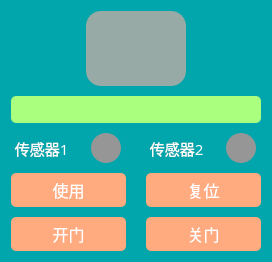
<?xml version="1.0" encoding="UTF-8"?>
<ui version="4.0">
 <class>doorItem</class>
 <widget class="QWidget" name="doorItem">
  <property name="geometry">
   <rect>
    <x>0</x>
    <y>0</y>
    <width>272</width>
    <height>262</height>
   </rect>
  </property>
  <property name="minimumSize">
   <size>
    <width>260</width>
    <height>260</height>
   </size>
  </property>
  <property name="maximumSize">
   <size>
    <width>272</width>
    <height>262</height>
   </size>
  </property>
  <property name="windowTitle">
   <string>Form</string>
  </property>
  <property name="styleSheet">
   <string notr="true">color: white;  
border: 2px groove gray;
border-radius:15px;border:none;
background-color: rgb(0, 166, 172);</string>
  </property>
  <layout class="QGridLayout" name="gridLayout">
   <item row="0" column="0">
    <layout class="QVBoxLayout" name="verticalLayout" stretch="3,1,1,1,1">
     <property name="spacing">
      <number>10</number>
     </property>
     <item>
      <layout class="QHBoxLayout" name="horizontalLayout">
       <item>
        <spacer name="horizontalSpacer">
         <property name="orientation">
          <enum>Qt::Horizontal</enum>
         </property>
         <property name="sizeHint" stdset="0">
          <size>
           <width>40</width>
           <height>20</height>
          </size>
         </property>
        </spacer>
       </item>
       <item>
        <widget class="QLabel" name="cageId">
         <property name="minimumSize">
          <size>
           <width>100</width>
           <height>70</height>
          </size>
         </property>
         <property name="maximumSize">
          <size>
           <width>100</width>
           <height>126</height>
          </size>
         </property>
         <property name="font">
          <font>
           <family>等线</family>
          </font>
         </property>
         <property name="styleSheet">
          <string notr="true">background-color: rgb(151, 170, 166);</string>
         </property>
         <property name="text">
          <string/>
         </property>
         <property name="scaledContents">
          <bool>true</bool>
         </property>
         <property name="alignment">
          <set>Qt::AlignCenter</set>
         </property>
        </widget>
       </item>
       <item>
        <spacer name="horizontalSpacer_2">
         <property name="orientation">
          <enum>Qt::Horizontal</enum>
         </property>
         <property name="sizeHint" stdset="0">
          <size>
           <width>40</width>
           <height>20</height>
          </size>
         </property>
        </spacer>
       </item>
      </layout>
     </item>
     <item>
      <widget class="QLabel" name="label_Info">
       <property name="maximumSize">
        <size>
         <width>16777215</width>
         <height>16777215</height>
        </size>
       </property>
       <property name="font">
        <font>
         <family>等线</family>
         <pointsize>15</pointsize>
        </font>
       </property>
       <property name="styleSheet">
        <string notr="true">border-radius:5px;background-color: rgb(170, 255, 127);
</string>
       </property>
       <property name="text">
        <string/>
       </property>
       <property name="alignment">
        <set>Qt::AlignCenter</set>
       </property>
      </widget>
     </item>
     <item>
      <layout class="QHBoxLayout" name="horizontalLayout_16" stretch="1,1">
       <property name="spacing">
        <number>20</number>
       </property>
       <item>
        <layout class="QHBoxLayout" name="horizontalLayout_19">
         <property name="rightMargin">
          <number>5</number>
         </property>
         <item>
          <widget class="QLabel" name="label_22">
           <property name="minimumSize">
            <size>
             <width>70</width>
             <height>0</height>
            </size>
           </property>
           <property name="font">
            <font>
             <family>等线</family>
             <pointsize>11</pointsize>
            </font>
           </property>
           <property name="styleSheet">
            <string notr="true"/>
           </property>
           <property name="text">
            <string> 传感器1</string>
           </property>
          </widget>
         </item>
         <item>
          <widget class="QLabel" name="sensor_1">
           <property name="minimumSize">
            <size>
             <width>30</width>
             <height>30</height>
            </size>
           </property>
           <property name="maximumSize">
            <size>
             <width>30</width>
             <height>30</height>
            </size>
           </property>
           <property name="font">
            <font>
             <family>等线</family>
             <pointsize>12</pointsize>
            </font>
           </property>
           <property name="styleSheet">
            <string notr="true">background-color: rgb(150, 150, 150);
border-radius:15px;padding:15px 30px;</string>
           </property>
           <property name="text">
            <string/>
           </property>
           <property name="alignment">
            <set>Qt::AlignCenter</set>
           </property>
          </widget>
         </item>
        </layout>
       </item>
       <item>
        <layout class="QHBoxLayout" name="horizontalLayout_28">
         <property name="rightMargin">
          <number>5</number>
         </property>
         <item>
          <widget class="QLabel" name="label_24">
           <property name="minimumSize">
            <size>
             <width>70</width>
             <height>0</height>
            </size>
           </property>
           <property name="font">
            <font>
             <family>等线</family>
             <pointsize>11</pointsize>
            </font>
           </property>
           <property name="styleSheet">
            <string notr="true"/>
           </property>
           <property name="text">
            <string> 传感器2</string>
           </property>
          </widget>
         </item>
         <item>
          <widget class="QLabel" name="sensor_2">
           <property name="minimumSize">
            <size>
             <width>30</width>
             <height>30</height>
            </size>
           </property>
           <property name="maximumSize">
            <size>
             <width>30</width>
             <height>30</height>
            </size>
           </property>
           <property name="font">
            <font>
             <family>等线</family>
             <pointsize>12</pointsize>
            </font>
           </property>
           <property name="styleSheet">
            <string notr="true">background-color: rgb(150, 150, 150);
border-radius:15px;padding:15px 30px;</string>
           </property>
           <property name="text">
            <string/>
           </property>
           <property name="alignment">
            <set>Qt::AlignCenter</set>
           </property>
          </widget>
         </item>
        </layout>
       </item>
      </layout>
     </item>
     <item>
      <layout class="QHBoxLayout" name="horizontalLayout_30" stretch="1,1">
       <property name="spacing">
        <number>20</number>
       </property>
       <item>
        <widget class="QPushButton" name="enable_Button">
         <property name="font">
          <font>
           <family>等线</family>
           <pointsize>12</pointsize>
          </font>
         </property>
         <property name="styleSheet">
          <string notr="true">background-color: rgb(255, 170, 127);
border-radius:5px;padding:5px 10px;</string>
         </property>
         <property name="text">
          <string>使用</string>
         </property>
        </widget>
       </item>
       <item>
        <widget class="QPushButton" name="reset_Button">
         <property name="font">
          <font>
           <family>等线</family>
           <pointsize>12</pointsize>
          </font>
         </property>
         <property name="styleSheet">
          <string notr="true">background-color: rgb(92, 122, 41);
background-color: rgb(255, 170, 127);
border-radius:5px;padding:5px 10px;</string>
         </property>
         <property name="text">
          <string>复位</string>
         </property>
        </widget>
       </item>
      </layout>
     </item>
     <item>
      <layout class="QHBoxLayout" name="horizontalLayout_29" stretch="1,1">
       <property name="spacing">
        <number>20</number>
       </property>
       <item>
        <widget class="QPushButton" name="forward_Button">
         <property name="font">
          <font>
           <family>等线</family>
           <pointsize>12</pointsize>
          </font>
         </property>
         <property name="styleSheet">
          <string notr="true">background-color: rgb(255, 170, 127);
border-radius:5px;padding:5px 10px;</string>
         </property>
         <property name="text">
          <string>开门</string>
         </property>
        </widget>
       </item>
       <item>
        <widget class="QPushButton" name="late_Button">
         <property name="enabled">
          <bool>true</bool>
         </property>
         <property name="font">
          <font>
           <family>等线</family>
           <pointsize>12</pointsize>
          </font>
         </property>
         <property name="styleSheet">
          <string notr="true">background-color: rgb(92, 122, 41);
background-color: rgb(255, 170, 127);
border-radius:5px;padding:5px 10px;</string>
         </property>
         <property name="text">
          <string>关门</string>
         </property>
        </widget>
       </item>
      </layout>
     </item>
    </layout>
   </item>
  </layout>
 </widget>
 <resources/>
 <connections/>
</ui>
